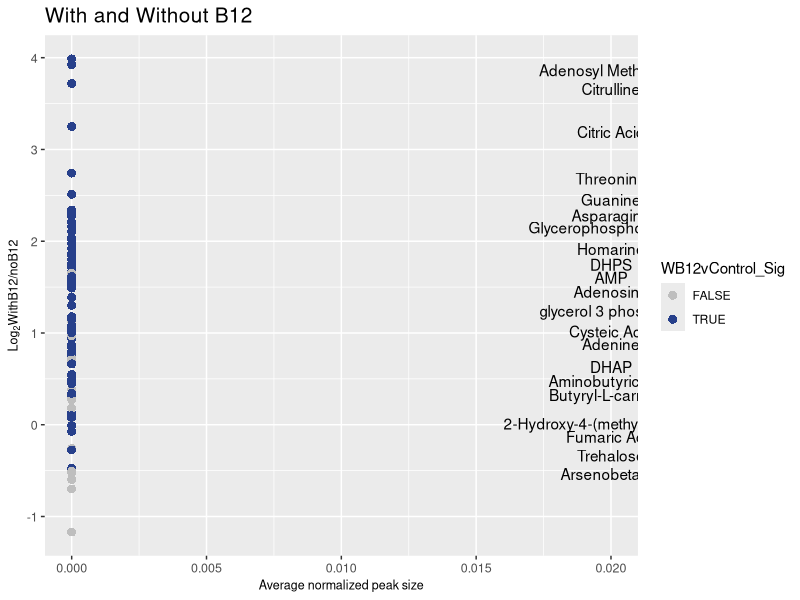
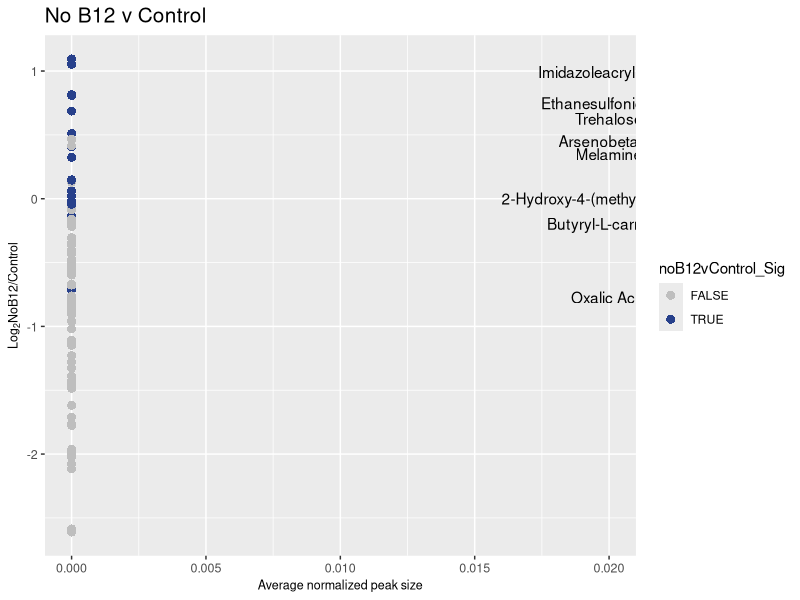
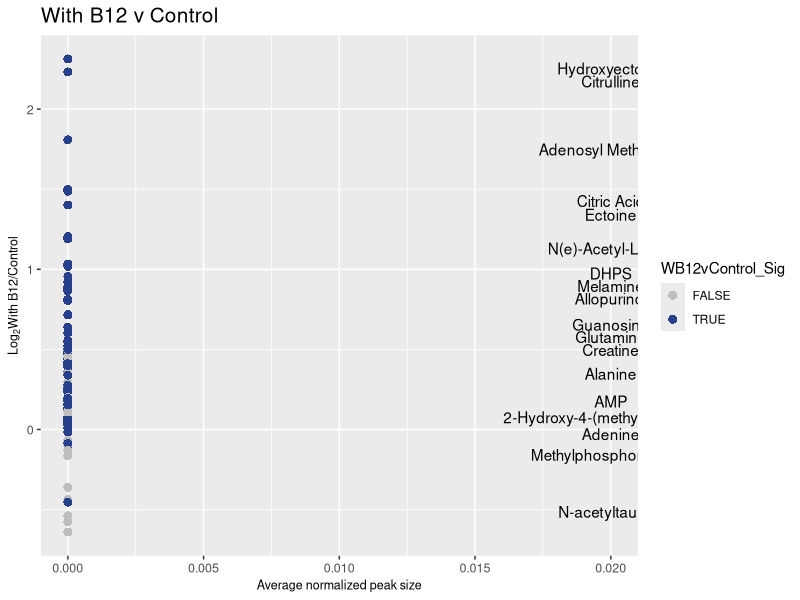

R code for these plots, in order:
library(tidyverse)
options(scipen = 999)

# Setup -------------------------------------------------------------------

# Set treatment filters
myTreatments <- c("IL2WBT|IL2noBT|IL2Control")
myTreatmentsSplit <- unlist(strsplit(myTreatments, split = '|', fixed = TRUE))

# Import required files
BMISd.long <- read.csv("data_processed/IsoLagran2_5_notnormd.csv", stringsAsFactors = FALSE) %>%
  select(Mass.Feature:Adjusted.Area) 
  
BMISd.wide <- read.csv("data_processed/IsoLagran2_5_normd.csv", stringsAsFactors = FALSE, check.names = FALSE)
colnames(BMISd.wide)[1] <- "Replicate.Name"
BMISd.wide.notnormd <- BMISd.long %>%
  pivot_wider(names_from = Replicate.Name, 
              values_from = Adjusted.Area)

# Change all sets to long format
BMISd.long.normd <- BMISd.wide %>%
  pivot_longer(-Replicate.Name,
    names_to = "Mass.Feature",
    values_to = "Area.BMISd.Normd") %>%
  select(Mass.Feature, Replicate.Name, Area.BMISd.Normd)

BMISd.wide.normd <- BMISd.long.normd %>%
  spread(key = "Replicate.Name", value = "Area.BMISd.Normd")

# Combine all data and rearrange
full.BMISd <- BMISd.long.normd %>%
  left_join(BMISd.long) %>%
  #filter(str_detect(Replicate.Name, myTreatments)) %>%
  separate(Replicate.Name, into = c("one", "two", "SampID", "four"), remove = FALSE) %>% 
  select(Mass.Feature, Replicate.Name, SampID, Area.BMISd.Normd, Adjusted.Area) %>%
  unique() %>%
  arrange(Mass.Feature)
full.BMISd <- full.BMISd[complete.cases(full.BMISd), ]


# Start analysis ----------------------------------------------------------

# Calculate fold changes between treatments
Analysis <- BMISd.wide.notnormd[complete.cases(BMISd.wide.notnormd), ]
mySamps <- colnames(Analysis)

myTreat1 <- mySamps[grepl(myTreatmentsSplit[1], mySamps)] # Treat1 = WBT
myTreat2 <- mySamps[grepl(myTreatmentsSplit[2], mySamps)] # Treat2 = noB12
myTreat3 <- mySamps[grepl(myTreatmentsSplit[3], mySamps)] # Treat3 = Control
myTreatsdf <- Analysis[, c(myTreat1, myTreat2, myTreat3)]

# why is this going down? Should be going up? Check that this is correct.
Analysis <- Analysis %>%
  mutate(WvnoB12_FC = log2(rowMeans(Analysis[, myTreat1]) / rowMeans(Analysis[, myTreat2]))) %>%
  mutate(noB12vCon_FC = log2(rowMeans(Analysis[, myTreat2]) / rowMeans(Analysis[, myTreat3]))) %>%
  mutate(WB12vCon_FC = log2(rowMeans(Analysis[, myTreat1]) / rowMeans(Analysis[, myTreat3]))) %>%
  select(matches('Mass|FC'))
  
  
# Set up data for ANOVA
AnovaB12 <- full.BMISd %>%
  select(-Replicate.Name) %>%
  mutate(SampID = factor(SampID, ordered = TRUE)) %>%
  group_by(Mass.Feature) %>%
  mutate(Count = n()) %>%
  filter(!Count < 9 ) %>% # 3 replicates of each treatment, total of 9. Filter those groups missing replicates.
  arrange(Mass.Feature) %>%
  select(-Count) 

glimpse(AnovaB12) #Use for the future
levels(AnovaB12$SampID)

# Graph normalized areas for reference
Normd.Areas <- ggplot(AnovaB12, aes(x = SampID, y = Area.BMISd.Normd, fill = SampID)) +
  geom_boxplot() +
  facet_wrap(~Mass.Feature) +
  theme(axis.text.x = element_blank()) +
  geom_jitter(shape = 15,
              color = "steelblue",
              position = position_jitter(0.21))
#Normd.Areas

# Apply ANOVA to dataframe, summarize and check significance
AnovaList <- lapply(split(AnovaB12, AnovaB12$Mass.Feature), function(i) {
  aov(lm(Adjusted.Area ~ SampID, data = i))
}) 
AnovaListSummary <- lapply(AnovaList, function(i) {
  summary(i)
})


# Apply Tukey to dataframe and check significance
TukeyList <- lapply(AnovaList, function(x) TukeyHSD(x))

# Summarize ANOVA and create dataframe of significance
AnovaDF <- as.data.frame(do.call(rbind, lapply(AnovaListSummary, function(x) {temp <- unlist(x)})))
colnames(AnovaDF)[9] <- "AnovaP"
AnovaDF$AnovaQ <- p.adjust(AnovaDF$AnovaP, method = "fdr")

AnovaDF <- AnovaDF %>%
  rownames_to_column(var = "Mass.Feature") %>%
  mutate(AnovaSig = ifelse(AnovaQ < 0.1, TRUE, FALSE)) %>%
  select(Mass.Feature, AnovaP, AnovaQ, AnovaSig) %>%
  arrange(Mass.Feature)


# Summarize Tukey HSD and create dataframe of significance
TukeyDF <- as.data.frame(do.call(rbind, lapply(TukeyList, function(x) {temp <- unlist(x)}))) %>%
  select(SampID10:12) %>%
  rownames_to_column("Mass.Feature") %>%
  rename(noB12vControl = SampID10,
         WB12vControl = SampID11,
         WB12vnoB12 = SampID12) %>%
  mutate(noB12vControl_Q = p.adjust(noB12vControl, method = "fdr"),
         WB12vControl_Q = p.adjust(WB12vControl, method = "fdr"),
         WB12vnoB12_Q = p.adjust(WB12vnoB12, method = "fdr")) %>%
  mutate(noB12vControl_Sig = ifelse(noB12vControl_Q < 0.1, TRUE, FALSE),
          WB12vControl_Sig = ifelse(WB12vControl_Q < 0.1, TRUE, FALSE),
          WB12vnoB12_Sig = ifelse(WB12vnoB12_Q < 0.1, TRUE, FALSE)) %>%
  arrange(Mass.Feature)



# Join with original data to plot
toPlot <- full.BMISd %>%
  left_join(AnovaDF) %>%
  group_by(Mass.Feature, SampID) %>%
  mutate(AveSmp = mean(Area.BMISd.Normd, na.rm = TRUE)) %>%
  select(Mass.Feature, SampID, AveSmp, AnovaSig) %>%
  unique() %>%
  left_join(TukeyDF) %>%
  left_join(Analysis) %>%
  arrange(Mass.Feature) %>%
  drop_na() %>%
  group_by(Mass.Feature) %>%
  mutate(TotalAve = mean(AveSmp))


#mutate(WvnoB12_FC = log2(rowMeans(TukeyDF[, myTreat1]) / rowMeans(WBMISd[, myTreat2])))

a <- ggplot(toPlot, aes(x = TotalAve, y = -1*(WvnoB12_FC), fill = WB12vControl_Sig,
                          label = Mass.Feature)) +
  geom_point(size = 3, shape = 21, stroke=0) +  
  scale_fill_manual(values = c("grey", "royalblue4")) +
  scale_alpha_manual(values = c(1, 0.5)) +
  ggtitle("With and Without B12") +
  theme(plot.title = element_text(size = 15),
        legend.position="none",
        axis.title.y=element_text(size=9),
        axis.title.x=element_text(size=9),
        axis.text=element_text(size=9)) +
  labs(x="Average normalized peak size", y=expression(paste(Log[2], "WithB12/noB12", sep = ""))) +
  theme(legend.position="right") +
  geom_text(data = subset(toPlot, WB12vControl_Sig == TRUE), nudge_y = -0.06, nudge_x = 0.02, check_overlap = TRUE)
a

b <- ggplot(toPlot, aes(x = TotalAve, y = -1*(noB12vCon_FC), fill = noB12vControl_Sig,
                        label = Mass.Feature)) +
  geom_point(size = 3, shape = 21, stroke=0) +  
  scale_fill_manual(values = c("grey", "royalblue4")) +
  scale_alpha_manual(values = c(1, 0.5)) +
  ggtitle("No B12 v Control") +
  theme(plot.title = element_text(size = 15),
        legend.position="none",
        axis.title.y=element_text(size=9),
        axis.title.x=element_text(size=9),
        axis.text=element_text(size=9)) +
  labs(x="Average normalized peak size", y=expression(paste(Log[2], "NoB12/Control", sep = ""))) +
  theme(legend.position="right") +
  geom_text(data = subset(toPlot, noB12vControl_Sig == TRUE), nudge_y = -0.06, nudge_x = 0.02, check_overlap = TRUE) 
b

c <- ggplot(toPlot, aes(x = TotalAve, y = -1*(WB12vCon_FC), fill = WB12vControl_Sig,
                        label = Mass.Feature)) +
  geom_point(size = 3, shape = 21, stroke=0) +  
  scale_fill_manual(values = c("grey", "royalblue4")) +
  scale_alpha_manual(values = c(1, 0.5)) +
  ggtitle("With B12 v Control") +
  theme(plot.title = element_text(size = 15),
        legend.position="none",
        axis.title.y=element_text(size=9),
        axis.title.x=element_text(size=9),
        axis.text=element_text(size=9)) +
  labs(x="Average normalized peak size", y=expression(paste(Log[2], "With B12/Control", sep = ""))) +
  theme(legend.position="right") +
  geom_text(data = subset(toPlot, WB12vControl_Sig == TRUE), nudge_y = -0.06, nudge_x = 0.02, check_overlap = TRUE) 
c
